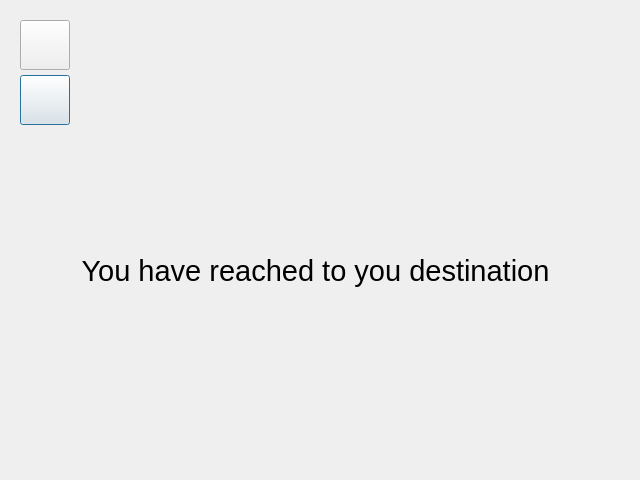
<?xml version="1.0" encoding="UTF-8"?>
<ui version="4.0">
 <class>ScreenInfo</class>
 <widget class="QDialog" name="ScreenInfo">
  <property name="geometry">
   <rect>
    <x>0</x>
    <y>0</y>
    <width>640</width>
    <height>480</height>
   </rect>
  </property>
  <property name="windowTitle">
   <string>Dialog</string>
  </property>
  <property name="modal">
   <bool>true</bool>
  </property>
  <widget class="QPushButton" name="btnBack">
   <property name="geometry">
    <rect>
     <x>20</x>
     <y>20</y>
     <width>50</width>
     <height>50</height>
    </rect>
   </property>
   <property name="autoFillBackground">
    <bool>false</bool>
   </property>
   <property name="text">
    <string/>
   </property>
   <property name="icon">
    <iconset theme="back"/>
   </property>
   <property name="autoDefault">
    <bool>false</bool>
   </property>
   <property name="default">
    <bool>true</bool>
   </property>
   <property name="flat">
    <bool>false</bool>
   </property>
  </widget>
  <widget class="QLabel" name="label">
   <property name="geometry">
    <rect>
     <x>20</x>
     <y>180</y>
     <width>591</width>
     <height>181</height>
    </rect>
   </property>
   <property name="font">
    <font>
     <pointsize>22</pointsize>
    </font>
   </property>
   <property name="text">
    <string>You have reached to you destination</string>
   </property>
   <property name="alignment">
    <set>Qt::AlignCenter</set>
   </property>
  </widget>
  <widget class="QPushButton" name="btnHome">
   <property name="geometry">
    <rect>
     <x>20</x>
     <y>75</y>
     <width>50</width>
     <height>50</height>
    </rect>
   </property>
   <property name="autoFillBackground">
    <bool>false</bool>
   </property>
   <property name="text">
    <string/>
   </property>
   <property name="icon">
    <iconset theme="go-home"/>
   </property>
   <property name="autoDefault">
    <bool>false</bool>
   </property>
   <property name="default">
    <bool>true</bool>
   </property>
   <property name="flat">
    <bool>false</bool>
   </property>
  </widget>
 </widget>
 <resources/>
 <connections/>
</ui>
